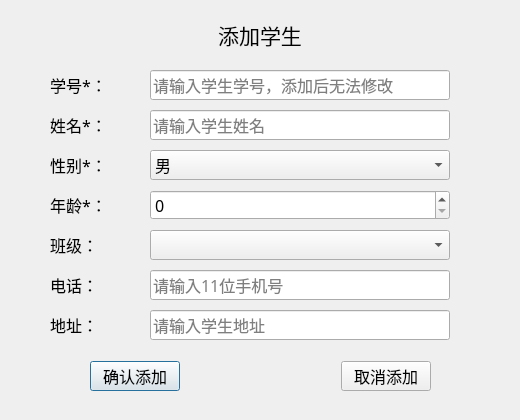
<?xml version="1.0" encoding="UTF-8"?>
<ui version="4.0">
 <class>AddStudentDialog</class>
 <widget class="QDialog" name="AddStudentDialog">
  <property name="geometry">
   <rect>
    <x>0</x>
    <y>0</y>
    <width>520</width>
    <height>420</height>
   </rect>
  </property>
  <property name="minimumSize">
   <size>
    <width>520</width>
    <height>420</height>
   </size>
  </property>
  <property name="maximumSize">
   <size>
    <width>520</width>
    <height>420</height>
   </size>
  </property>
  <property name="windowTitle">
   <string>Dialog</string>
  </property>
  <widget class="QLabel" name="label">
   <property name="geometry">
    <rect>
     <x>110</x>
     <y>20</y>
     <width>300</width>
     <height>30</height>
    </rect>
   </property>
   <property name="minimumSize">
    <size>
     <width>300</width>
     <height>30</height>
    </size>
   </property>
   <property name="maximumSize">
    <size>
     <width>300</width>
     <height>30</height>
    </size>
   </property>
   <property name="font">
    <font>
     <family>宋体</family>
     <pointsize>16</pointsize>
    </font>
   </property>
   <property name="text">
    <string>添加学生</string>
   </property>
   <property name="alignment">
    <set>Qt::AlignmentFlag::AlignCenter</set>
   </property>
  </widget>
  <widget class="QLabel" name="label_2">
   <property name="geometry">
    <rect>
     <x>50</x>
     <y>70</y>
     <width>90</width>
     <height>30</height>
    </rect>
   </property>
   <property name="minimumSize">
    <size>
     <width>90</width>
     <height>30</height>
    </size>
   </property>
   <property name="maximumSize">
    <size>
     <width>90</width>
     <height>30</height>
    </size>
   </property>
   <property name="font">
    <font>
     <family>宋体</family>
     <pointsize>12</pointsize>
    </font>
   </property>
   <property name="text">
    <string>学号*：</string>
   </property>
  </widget>
  <widget class="QLabel" name="label_3">
   <property name="geometry">
    <rect>
     <x>50</x>
     <y>110</y>
     <width>90</width>
     <height>30</height>
    </rect>
   </property>
   <property name="minimumSize">
    <size>
     <width>90</width>
     <height>30</height>
    </size>
   </property>
   <property name="maximumSize">
    <size>
     <width>90</width>
     <height>30</height>
    </size>
   </property>
   <property name="font">
    <font>
     <family>宋体</family>
     <pointsize>12</pointsize>
    </font>
   </property>
   <property name="text">
    <string>姓名*：</string>
   </property>
  </widget>
  <widget class="QLabel" name="label_4">
   <property name="geometry">
    <rect>
     <x>50</x>
     <y>150</y>
     <width>90</width>
     <height>30</height>
    </rect>
   </property>
   <property name="minimumSize">
    <size>
     <width>90</width>
     <height>30</height>
    </size>
   </property>
   <property name="maximumSize">
    <size>
     <width>90</width>
     <height>30</height>
    </size>
   </property>
   <property name="font">
    <font>
     <family>宋体</family>
     <pointsize>12</pointsize>
    </font>
   </property>
   <property name="text">
    <string>性别*：</string>
   </property>
  </widget>
  <widget class="QLabel" name="label_5">
   <property name="geometry">
    <rect>
     <x>50</x>
     <y>190</y>
     <width>90</width>
     <height>30</height>
    </rect>
   </property>
   <property name="minimumSize">
    <size>
     <width>90</width>
     <height>30</height>
    </size>
   </property>
   <property name="maximumSize">
    <size>
     <width>90</width>
     <height>30</height>
    </size>
   </property>
   <property name="font">
    <font>
     <family>宋体</family>
     <pointsize>12</pointsize>
    </font>
   </property>
   <property name="text">
    <string>年龄*：</string>
   </property>
  </widget>
  <widget class="QLabel" name="label_6">
   <property name="geometry">
    <rect>
     <x>50</x>
     <y>230</y>
     <width>90</width>
     <height>30</height>
    </rect>
   </property>
   <property name="minimumSize">
    <size>
     <width>90</width>
     <height>30</height>
    </size>
   </property>
   <property name="maximumSize">
    <size>
     <width>90</width>
     <height>30</height>
    </size>
   </property>
   <property name="font">
    <font>
     <family>宋体</family>
     <pointsize>12</pointsize>
    </font>
   </property>
   <property name="text">
    <string>班级：</string>
   </property>
  </widget>
  <widget class="QLabel" name="label_7">
   <property name="geometry">
    <rect>
     <x>50</x>
     <y>270</y>
     <width>90</width>
     <height>30</height>
    </rect>
   </property>
   <property name="minimumSize">
    <size>
     <width>90</width>
     <height>30</height>
    </size>
   </property>
   <property name="maximumSize">
    <size>
     <width>90</width>
     <height>30</height>
    </size>
   </property>
   <property name="font">
    <font>
     <family>宋体</family>
     <pointsize>12</pointsize>
    </font>
   </property>
   <property name="text">
    <string>电话：</string>
   </property>
  </widget>
  <widget class="QLabel" name="label_8">
   <property name="geometry">
    <rect>
     <x>50</x>
     <y>310</y>
     <width>90</width>
     <height>30</height>
    </rect>
   </property>
   <property name="minimumSize">
    <size>
     <width>90</width>
     <height>30</height>
    </size>
   </property>
   <property name="maximumSize">
    <size>
     <width>90</width>
     <height>30</height>
    </size>
   </property>
   <property name="font">
    <font>
     <family>宋体</family>
     <pointsize>12</pointsize>
    </font>
   </property>
   <property name="text">
    <string>地址：</string>
   </property>
  </widget>
  <widget class="QLineEdit" name="lineEdit_studentId">
   <property name="geometry">
    <rect>
     <x>150</x>
     <y>70</y>
     <width>300</width>
     <height>30</height>
    </rect>
   </property>
   <property name="minimumSize">
    <size>
     <width>300</width>
     <height>30</height>
    </size>
   </property>
   <property name="maximumSize">
    <size>
     <width>300</width>
     <height>30</height>
    </size>
   </property>
   <property name="font">
    <font>
     <family>宋体</family>
     <pointsize>12</pointsize>
    </font>
   </property>
   <property name="placeholderText">
    <string>请输入学生学号，添加后无法修改</string>
   </property>
  </widget>
  <widget class="QLineEdit" name="lineEdit_name">
   <property name="geometry">
    <rect>
     <x>150</x>
     <y>110</y>
     <width>300</width>
     <height>30</height>
    </rect>
   </property>
   <property name="minimumSize">
    <size>
     <width>300</width>
     <height>30</height>
    </size>
   </property>
   <property name="maximumSize">
    <size>
     <width>300</width>
     <height>30</height>
    </size>
   </property>
   <property name="font">
    <font>
     <family>宋体</family>
     <pointsize>12</pointsize>
    </font>
   </property>
   <property name="placeholderText">
    <string>请输入学生姓名</string>
   </property>
  </widget>
  <widget class="QLineEdit" name="lineEdit_phone">
   <property name="geometry">
    <rect>
     <x>150</x>
     <y>270</y>
     <width>300</width>
     <height>30</height>
    </rect>
   </property>
   <property name="minimumSize">
    <size>
     <width>300</width>
     <height>30</height>
    </size>
   </property>
   <property name="maximumSize">
    <size>
     <width>300</width>
     <height>30</height>
    </size>
   </property>
   <property name="font">
    <font>
     <family>宋体</family>
     <pointsize>12</pointsize>
    </font>
   </property>
   <property name="placeholderText">
    <string>请输入11位手机号</string>
   </property>
  </widget>
  <widget class="QLineEdit" name="lineEdit_address">
   <property name="geometry">
    <rect>
     <x>150</x>
     <y>310</y>
     <width>300</width>
     <height>30</height>
    </rect>
   </property>
   <property name="minimumSize">
    <size>
     <width>300</width>
     <height>30</height>
    </size>
   </property>
   <property name="maximumSize">
    <size>
     <width>300</width>
     <height>30</height>
    </size>
   </property>
   <property name="font">
    <font>
     <family>宋体</family>
     <pointsize>12</pointsize>
    </font>
   </property>
   <property name="placeholderText">
    <string>请输入学生地址</string>
   </property>
  </widget>
  <widget class="QComboBox" name="comboBox_gender">
   <property name="geometry">
    <rect>
     <x>150</x>
     <y>150</y>
     <width>300</width>
     <height>30</height>
    </rect>
   </property>
   <property name="minimumSize">
    <size>
     <width>300</width>
     <height>30</height>
    </size>
   </property>
   <property name="maximumSize">
    <size>
     <width>300</width>
     <height>30</height>
    </size>
   </property>
   <property name="font">
    <font>
     <family>宋体</family>
     <pointsize>12</pointsize>
    </font>
   </property>
   <item>
    <property name="text">
     <string>男</string>
    </property>
   </item>
   <item>
    <property name="text">
     <string>女</string>
    </property>
   </item>
   <item>
    <property name="text">
     <string>其他</string>
    </property>
   </item>
  </widget>
  <widget class="QSpinBox" name="spinBox_age">
   <property name="geometry">
    <rect>
     <x>150</x>
     <y>190</y>
     <width>300</width>
     <height>30</height>
    </rect>
   </property>
   <property name="minimumSize">
    <size>
     <width>300</width>
     <height>30</height>
    </size>
   </property>
   <property name="maximumSize">
    <size>
     <width>300</width>
     <height>30</height>
    </size>
   </property>
   <property name="font">
    <font>
     <family>宋体</family>
     <pointsize>12</pointsize>
    </font>
   </property>
   <property name="maximum">
    <number>100</number>
   </property>
  </widget>
  <widget class="QWidget" name="layoutWidget">
   <property name="geometry">
    <rect>
     <x>90</x>
     <y>360</y>
     <width>341</width>
     <height>32</height>
    </rect>
   </property>
   <layout class="QHBoxLayout" name="horizontalLayout">
    <item>
     <widget class="QPushButton" name="pushButton_confirm">
      <property name="minimumSize">
       <size>
        <width>90</width>
        <height>30</height>
       </size>
      </property>
      <property name="maximumSize">
       <size>
        <width>90</width>
        <height>30</height>
       </size>
      </property>
      <property name="font">
       <font>
        <family>宋体</family>
        <pointsize>12</pointsize>
       </font>
      </property>
      <property name="text">
       <string>确认添加</string>
      </property>
     </widget>
    </item>
    <item>
     <spacer name="horizontalSpacer">
      <property name="orientation">
       <enum>Qt::Orientation::Horizontal</enum>
      </property>
      <property name="sizeHint" stdset="0">
       <size>
        <width>40</width>
        <height>20</height>
       </size>
      </property>
     </spacer>
    </item>
    <item>
     <widget class="QPushButton" name="pushButton_2">
      <property name="minimumSize">
       <size>
        <width>90</width>
        <height>30</height>
       </size>
      </property>
      <property name="maximumSize">
       <size>
        <width>90</width>
        <height>30</height>
       </size>
      </property>
      <property name="font">
       <font>
        <family>宋体</family>
        <pointsize>12</pointsize>
       </font>
      </property>
      <property name="text">
       <string>取消添加</string>
      </property>
     </widget>
    </item>
   </layout>
  </widget>
  <widget class="QComboBox" name="comboBox_class">
   <property name="geometry">
    <rect>
     <x>150</x>
     <y>230</y>
     <width>300</width>
     <height>30</height>
    </rect>
   </property>
   <property name="minimumSize">
    <size>
     <width>300</width>
     <height>30</height>
    </size>
   </property>
   <property name="maximumSize">
    <size>
     <width>300</width>
     <height>30</height>
    </size>
   </property>
   <property name="font">
    <font>
     <family>宋体</family>
     <pointsize>12</pointsize>
    </font>
   </property>
  </widget>
 </widget>
 <tabstops>
  <tabstop>lineEdit_studentId</tabstop>
  <tabstop>lineEdit_name</tabstop>
  <tabstop>comboBox_gender</tabstop>
  <tabstop>spinBox_age</tabstop>
  <tabstop>comboBox_class</tabstop>
  <tabstop>lineEdit_phone</tabstop>
  <tabstop>lineEdit_address</tabstop>
  <tabstop>pushButton_confirm</tabstop>
  <tabstop>pushButton_2</tabstop>
 </tabstops>
 <resources/>
 <connections/>
</ui>
